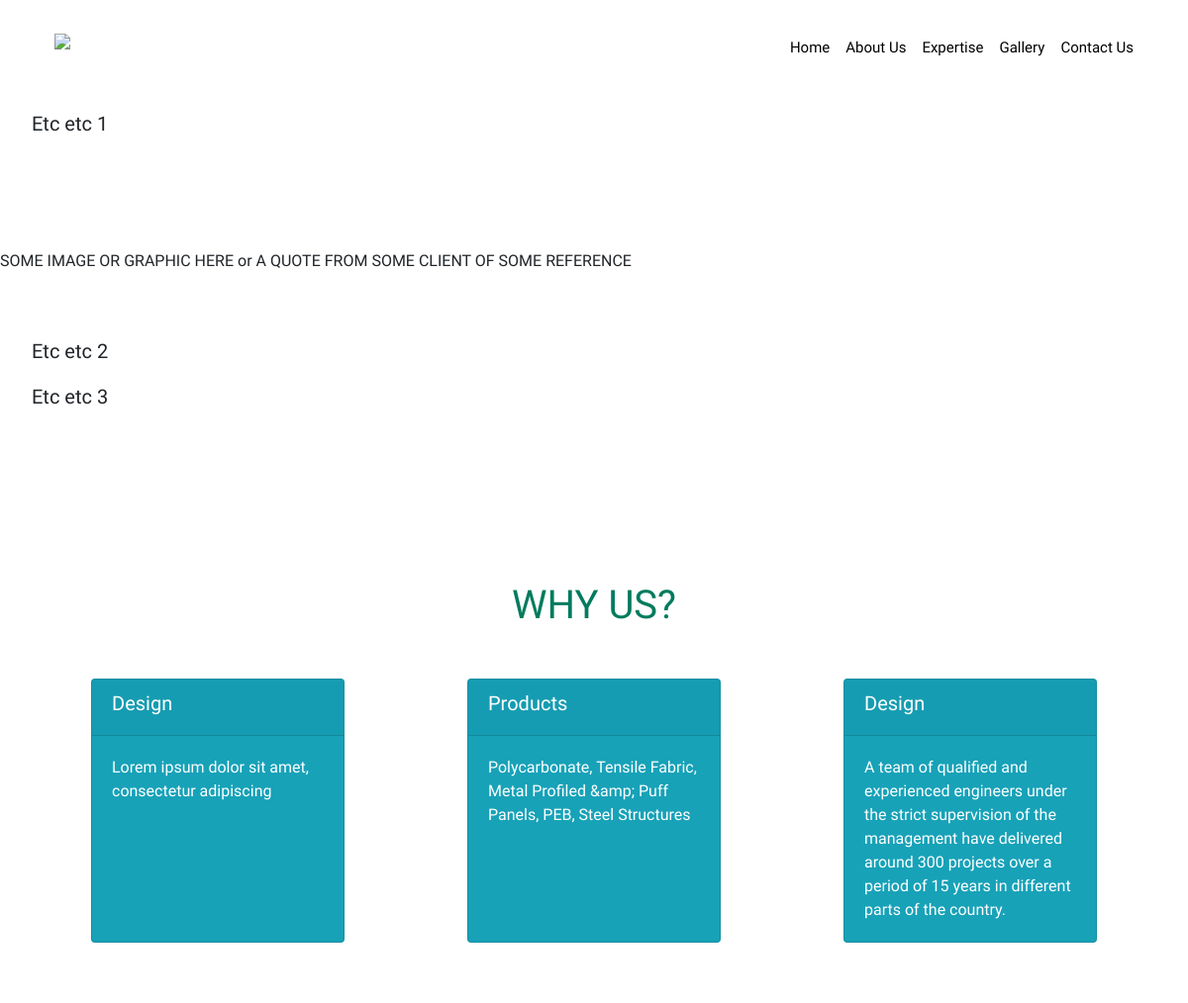
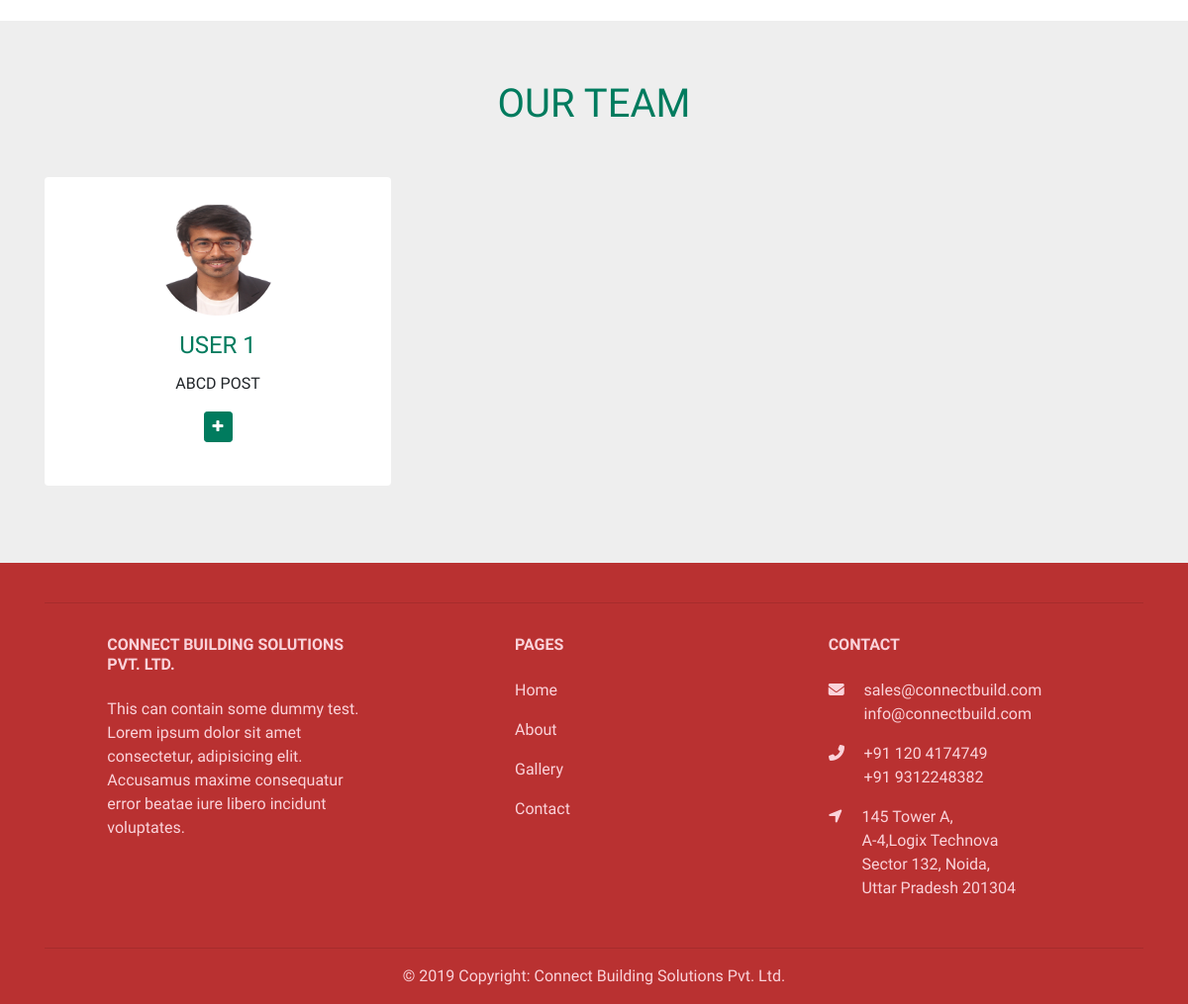
The page /about-us/ on the database its author committed (2 pictures, top to bottom).
### information/models.py (models this page shows, shortened)
class AboutUsInfo(models.Model):
    main_description_paragraph_1 = models.TextField(
        "First About Us Paragraph ", max_length=500)
    main_description_paragraph_2 = models.TextField(
        "Second About Us Paragraph ", max_length=500)
    main_description_paragraph_3 = models.TextField(
        "Third About Us Paragraph ", max_length=1000)

class WhyUsCard(models.Model):
    class Meta:
        ordering = ('id', )
    card_header = models.CharField(("Why Us Card Header"), max_length=15)
    card_body = models.CharField(("Why Us Card Body"), max_length=250)
    card = models.ForeignKey(AboutUsInfo, verbose_name=("Why Us"),
                             on_delete=models.CASCADE, default=None)

class Staff(models.Model):
    staff_name = models.CharField("Name", max_length=50)
    staff_designation = models.CharField("Designation", max_length=50)
    staff_about = models.CharField("About Staff", max_length=250, default="")
    staff_picture = models.ImageField("Photo ", upload_to="staff",)

### information/views.py (the view)
# urls.py: path('about-us/' ,views.AboutUsViewSet,name='about_us'),
def AboutUsViewSet(request):
    info = AboutUsInfo.objects.get()
    context = {
        'about_info': info,
        'about_page': "active",
        'staff_list': Staff.objects.all(),
    }
    return render(request, 'information/about-us.html', context)

### information/templates/information/about-us.html (shortened to what this page needs)
{% extends 'information/base.html' %}
{% block content %}
<div class="jumbotron">
  <h2>About Us</h2>
  <p class="lead">{{about_info.main_description_paragraph_1}}</p>
</div>
SOME IMAGE OR GRAPHIC HERE or A QUOTE FROM SOME CLIENT OF SOME REFERENCE
<div class="jumbotron">
  <p class="lead"> {{about_info.main_description_paragraph_2}}</p>
  <p class="lead"> {{about_info.main_description_paragraph_3}}</p>
</div>
<section id="whyus" class="pb-3">
      <h5 class="section-title h1">Why us?</h5>
<div class="container" style="padding-bottom: 50px">
  <div class="row justify-content-around">
    {% for card in about_info.whyuscard_set.all %}
    <div class="card text-white bg-info mb-3" style="max-width: 16rem;">
      <div class="card-header">
        <h5>
          {{card.card_header}}
        </h5>
      </div>
      <div class="card-body">
        <p class="card-text">
          {{card.card_body }}
        </p>
      </div>
    </div>
    {% endfor %}
  </div>
</div>
</section>
<section id="team" class="pb-5">
  <div class="container">
    <h5 class="section-title h1">OUR TEAM</h5>
    <div class="row">
      {% for staff in staff_list  %}
      <div class="col-xs-12 col-sm-6 col-md-4">
        <div class="image-flip" ontouchstart="this.classList.toggle('hover');">
          <div class="mainflip">
            <div class="frontside">
              <div class="card">
                <div class="card-body text-center">
                  <p><img class=" img-fluid"
                      src="/media/{{staff.staff_picture}}" alt="card image">
                  </p>
                  <h4 class="card-title">{{staff.staff_name}}</h4>
                  <p class="card-text">{{staff.staff_designation}}</p>
                  <a href="#" class="btn btn-primary btn-sm"><i class="fa fa-plus"></i></a>
                </div>
              </div>
            </div>
            <div class="backside">
              <div class="card">
                <div class="card-body text-center mt-4">
                  <h2 class="card-title">{{staff.staff_name}}</h2>
                  <p class="card-text">{{staff.staff_about}}</p>
                </div>
              </div>
            </div>
          </div>
        </div>
      </div>
      {% endfor %}
    </div>
  </div>
</section>
{% endblock  %}

### information/templates/information/base.html (shortened to what this page needs)
{% load static %}
{% load staticfiles %}
<!DOCTYPE html>
<html lang="en">
<head>
    <link rel="stylesheet" href="/media/lib/bootstrap/css/bootstrap.min.css">
    <link rel="stylesheet" href="/media/custom_css/base.css">
    <link href="/media/lib/font-awesome/css/font-awesome.min.css" rel="stylesheet">
    <link href="/media/lib/lightbox/css/lightbox.min.css" rel="stylesheet">
</head>
<body style="overflow-x: hidden;">
    {%  include  'information/navbar.html' %}
        <div class="fade" style="margin-top: 0vh;">
            {% block content %}
            {% endblock  %}
        </div>
    {% include 'information/footer.html' %}
</body>
</html>

### information/templates/information/navbar.html (shortened to what this page needs)
<nav class="navbar navbar-default navbar-expand-lg navbar-dark fixed-top navbar-fixed-top"
    style="font-family: 'Didact Gothic', sans-serif; height: 12vh; padding-left: 5vh;">
    <div class="container-fluid">
        <div class="navbar-header">
            <a class="navbar-brand" href="{% url 'home' %}">
                <img src="/media/logo.png" alt="Connect Building Solution" style="width: 25vh;height: auto;">
            </a>
        </div>
        <div class="collapse navbar-collapse" id="navbarNavAltMarkup">
            <div class="navbar-nav ml-auto navbar-brand">
                <a class="nav-item nav-link {{home_page}}" href="{% url  'home' %}" style="color: black;">Home </a>
                <a class="nav-item nav-link {{about_page}}" href="{% url 'about_us' %}" style="color: black;">About Us</a>
                <div class="dropdown">
                    <div class="dropbtn nav-item nav-link {{expertise_page}}" style="color: black;">Expertise</div>
                </div>
                <a class="nav-item nav-link {{gallery_page}}" href="{% url 'gallery' %}"
                    style="color: black;">Gallery</a>
                <a class="nav-item nav-link {{contact_page}}" href="{% url 'contact_page' %}"
                    style="color: black;">Contact Us</a>
            </div>
        </div>
    </div>
</nav>

### information/templates/information/footer.html (shortened to what this page needs)
<footer class="page-footer font-small  pt-4" style="background-color:#b93131;color: white;">
        <div class="container text-center text-md-left">
            <hr>
            <div class="row text-center text-md-left mt-3 pb-3">
                <div class="col-md-3 col-lg-3 col-xl-3 mx-auto mt-3">
                    <h6 class="text-uppercase mb-4 font-weight-bold"><a href="{% url  'home' %}"> Connect Building
                            Solutions Pvt. Ltd.</a></h6>
                    <p>This can contain some dummy test. Lorem ipsum dolor sit amet consectetur, adipisicing elit.
                        Accusamus maxime consequatur error beatae iure libero incidunt voluptates.</p>
                </div>
                <div class="col-md-2 col-lg-2 col-xl-2 mx-auto mt-3">
                    <h6 class="text-uppercase mb-4 font-weight-bold">Pages</h6>
                    <p>
                        <a href="{% url  'home' %}"  >Home</a>
                    </p>
                    <p>
                        <a href="{% url 'about_us' %}">About</a>
                    </p>
                    <p>
                        <a href="{% url 'gallery' %}">Gallery</a>
                    </p>
                    <p>
                        <a href="{% url 'contact_page' %}">Contact</a>
                    </p>
                </div>
                <div class="col-md-4 col-lg-3 col-xl-3 mx-auto mt-3">
                    <h6 class="text-uppercase mb-4 font-weight-bold">Contact</h6>
                    <p>
                        <i class="fas fa-envelope mr-3"></i>
                        <a href="mailto:sales@connectbuild.com"> sales@connectbuild.com</a>
                        <br>
                        <a href="mailto:info@connectbuild.com"> info@connectbuild.com</a>
                    </p>
                    <p>
                        <i class="fas fa-phone mr-3 "></i> <a href="tel:+911204174749">
                            +91 120 4174749
                        </a>
                        <br>
                        <a href="tel:+919312248382">
                            +91 9312248382
                        </a>
                    </p>
                    <p>
                        <i class="fas fa-location-arrow mr-3"></i> 145 Tower A, <br>
                        A-4,Logix Technova <br>
                        Sector 132,
                        Noida, <br> Uttar
                        Pradesh 201304</p>
                </div>
            </div>
            <hr>
            <div class="row justify-content-center">
                <p>© 2019 Copyright:
                    <a href="{% url 'home' %}">
                         Connect Building Solutions Pvt. Ltd.
                    </a>
                </p>
            </div>
        </div>
    </footer>

### media/custom_css/base.css (style rules this page uses)
body { font-family: 'Didact Gothic', sans-serif;; }
.fade { animation: fadeInAnimation ease 1s; animation-fill-mode: forwards; }
.fa-phone { filter: none; -ms-filter: "progid:DXImageTransform.Microsoft.BasicImage(rotation=0, mirror=1)"; -webkit-transform: scaleX(-1); transform: scaleX(-1); }

### information/templates/information/navbar.html (style rules this page uses)
.navbar img { height: 10vh; padding: 0%; }
.dropdown { position: relative; display: inline-block; }
.navbar-default { transition: 500ms ease; background: white; text-align: right; font-family: 'Didact Gothic', sans-serif; }
.jumbotron { background: white; }
.nav-item { font-size: 15px; }

### information/templates/information/about-us.html (style rules this page uses)
#team { background: #eee !important; }
.btn-primary { color: #fff; background-color: #007b5e; border-color: #007b5e; }
section { padding: 60px 0; }
section .section-title { text-align: center; color: #007b5e; margin-bottom: 50px; text-transform: uppercase; }
#team .card { border: none; background: #ffffff; }
.mainflip { -webkit-transition: 1s; -webkit-transform-style: preserve-3d; -ms-transition: 1s; -moz-transition: 1s; transform: perspective(1000px); -moz-transform: perspective(1000px); -moz-transform-style: preserve-3d; -ms-transform-style: preserve-3d; transition: 1s; transform-style: preserve-3d; position: relative; }
.frontside { position: relative; transform: rotateY(0deg); -webkit-transform: rotateY(0deg); -ms-transform: rotateY(0deg); z-index: 2; margin-bottom: 30px; }
.backside { position: absolute; top: 0; left: 0; background: white; -webkit-transform: rotateY(-180deg); -moz-transform: rotateY(-180deg); -o-transform: rotateY(-180deg); -ms-transform: rotateY(-180deg); transform: rotateY(-180deg); -webkit-box-shadow: 5px 7px 9px -4px rgb(158, 158, 158); -moz-box-shadow: 5px 7px 9px -4px rgb(158, 158, 158); box-shadow: 5px 7px 9px -4px rgb(158, 158, 158); }
.frontside, .backside { -webkit-backface-visibility: hidden; -moz-backface-visibility: hidden; -ms-backface-visibility: hidden; backface-visibility: hidden; -webkit-transition: 1s; -webkit-transform-style: preserve-3d; -moz-transition: 1s; -moz-transform-style: preserve-3d; -o-transition: 1s; -o-transform-style: preserve-3d; -ms-transition: 1s; -ms-transform-style: preserve-3d; transition: 1s; transform-style: preserve-3d; }
.frontside .card, .backside .card { min-height: 312px; }
.frontside .card .card-title, .backside .card .card-title { color: #007b5e !important; }
.frontside .card .card-body img { width: 120px; height: 120px; border-radius: 50%; }

### information/templates/information/footer.html (style rules this page uses)
footer p { color: rgb(250, 211, 218); }
footer h6 { color: rgb(250, 211, 218); }
footer a { color: rgb(250, 211, 218); }

### rows shown on the page
AboutUsInfo: main_description_paragraph_1 "Etc etc 1", main_description_paragraph_2 "Etc etc 2", main_description_paragraph_3 "Etc etc 3"
WhyUsCard: card_header "Design", card_body "Lorem ipsum dolor sit amet, consectetur adipiscing"
WhyUsCard: card_header "Products", card_body "Polycarbonate, Tensile Fabric, Metal Profiled &amp; Puff Panels, PEB, Steel Structures"
WhyUsCard: card_header "Design", card_body "A team of qualified and experienced engineers under the strict supervision of the management have delivered around 300 projects over a period of 15 years in different parts of the country."
Staff: staff_picture (picture), staff_name "USER 1", staff_designation "ABCD POST"
